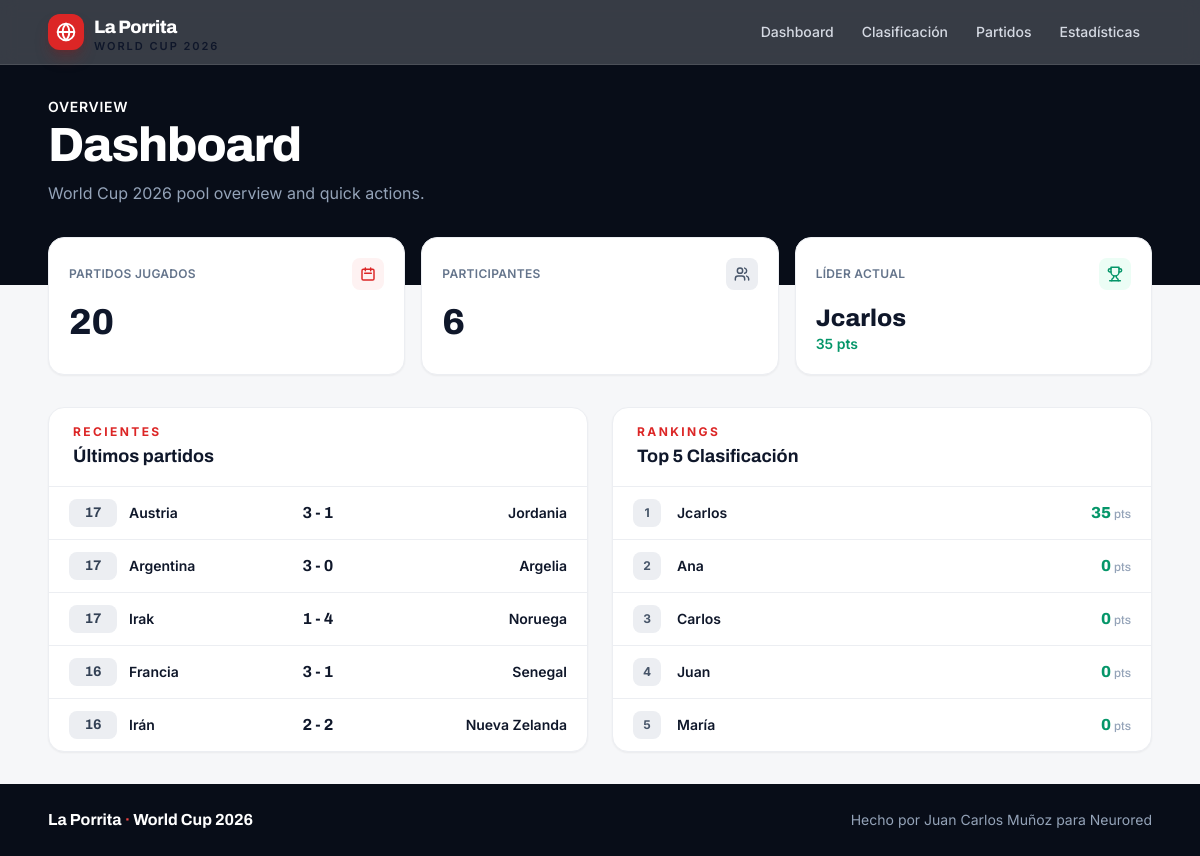
The page / on the database its author committed.
### pool/models.py (models this page shows, shortened)
class StandingSnapshot(models.Model):
    participant = models.ForeignKey(
        Participant, on_delete=models.CASCADE, related_name="standings", verbose_name="Participant"
    )
    total_points = models.DecimalField(max_digits=8, decimal_places=2, default=0, verbose_name="Total Points")
    group_stage_points = models.DecimalField(max_digits=8, decimal_places=2, default=0, verbose_name="Group Stage Points")
    knockout_points = models.DecimalField(max_digits=8, decimal_places=2, default=0, verbose_name="Knockout Points")
    special_points = models.DecimalField(max_digits=8, decimal_places=2, default=0, verbose_name="Special Points")
    exact_predictions = models.PositiveIntegerField(default=0, verbose_name="Exact Predictions")
    sign_predictions = models.PositiveIntegerField(default=0, verbose_name="Sign Predictions")
    total_predictions = models.PositiveIntegerField(default=0, verbose_name="Total Predictions")
    snapshot_date = models.DateTimeField(auto_now_add=True, verbose_name="Snapshot Date")
    class Meta:
        ordering = ["-total_points", "-exact_predictions"]
        verbose_name = "Standing"
        verbose_name_plural = "Standings"

class Participant(models.Model):
    name = models.CharField(max_length=100, verbose_name="Name")
    email = models.EmailField(blank=True, verbose_name="Email")
    avatar_url = models.URLField(blank=True, verbose_name="Avatar URL")
    created_at = models.DateTimeField(auto_now_add=True)
    class Meta:
        ordering = ["name"]
        verbose_name = "Participant"
        verbose_name_plural = "Participants"

class Match(models.Model):
    STAGE_CHOICES = [
        ("GROUP_STAGE", "Group Stage"),
        ("ROUND_OF_16", "Round of 16"),
        ("QUARTER_FINALS", "Quarter Finals"),
        ("SEMI_FINALS", "Semi Finals"),
        ("THIRD_PLACE", "Third Place"),
        ("FINAL", "Final"),
    ]
    STATUS_CHOICES = [
        ("SCHEDULED", "Scheduled"),
        ("TIMED", "Timed"),
        ("IN_PLAY", "In Play"),
        ("PAUSED", "Half Time"),
        ("FINISHED", "Finished"),
        ("POSTPONED", "Postponed"),
        ("CANCELLED", "Cancelled"),
    ]
    home_team = models.ForeignKey(
        Team, on_delete=models.CASCADE, related_name="home_matches", verbose_name="Home Team"
    )
    away_team = models.ForeignKey(
        Team, on_delete=models.CASCADE, related_name="away_matches", verbose_name="Away Team"
    )
    home_goals = models.PositiveIntegerField(null=True, blank=True, verbose_name="Home Goals")
    away_goals = models.PositiveIntegerField(null=True, blank=True, verbose_name="Away Goals")
    match_date = models.DateTimeField(verbose_name="Match Date")
    stage = models.CharField(
        max_length=20, choices=STAGE_CHOICES, default="GROUP_STAGE", verbose_name="Stage"
    )
    group_name = models.CharField(max_length=5, blank=True, verbose_name="Group")
    matchday = models.PositiveIntegerField(null=True, blank=True, verbose_name="Matchday")
    status = models.CharField(
        max_length=20, choices=STATUS_CHOICES, default="SCHEDULED", verbose_name="Status"
    )
    api_match_id = models.PositiveIntegerField(unique=True, null=True, blank=True, verbose_name="API ID")
    thesportsdb_event_id = models.PositiveIntegerField(null=True, blank=True, verbose_name="TheSportsDB Event ID")
    last_synced = models.DateTimeField(null=True, blank=True, verbose_name="Last Synced")
    last_goals_synced = models.DateTimeField(null=True, blank=True, verbose_name="Last Goals Synced")
    created_at = models.DateTimeField(auto_now_add=True)
    updated_at = models.DateTimeField(auto_now=True)
    class Meta:
        ordering = ["match_date"]
        verbose_name = "Match"
        verbose_name_plural = "Matches"

class Team(models.Model):
    name = models.CharField(max_length=100, verbose_name="Name")
    abbreviation = models.CharField(max_length=10, verbose_name="Abbreviation")
    group = models.CharField(max_length=2, verbose_name="Group")
    group_position = models.PositiveIntegerField(verbose_name="Group Position")
    flag_emoji = models.CharField(max_length=10, blank=True, verbose_name="Flag Emoji")
    fifa_code = models.CharField(max_length=10, blank=True, verbose_name="FIFA Code")
    class Meta:
        ordering = ["group", "group_position"]
        verbose_name = "Team"
        verbose_name_plural = "Teams"

### pool/views.py (the view)
# urls.py: path("", views.dashboard, name="dashboard"),
def dashboard(request):
    matches_played = Match.objects.filter(status="FINISHED").count()
    participants_count = Participant.objects.count()
    leader = StandingSnapshot.objects.select_related("participant").first()
    recent_matches = Match.objects.filter(status="FINISHED").select_related(
        "home_team", "away_team"
    ).order_by("-match_date")[:5]
    top_classified = StandingSnapshot.objects.select_related("participant").order_by(
        "-total_points"
    )[:5]
    return render(request, "pool/dashboard.html", {
        "matches_played": matches_played,
        "participants_count": participants_count,
        "leader": leader,
        "recent_matches": recent_matches,
        "top_classified": top_classified,
    })

### templates/pool/dashboard.html (shortened to what this page needs)
{% extends "base.html" %}
{% block content %}
<section class="bg-ink-950 text-white">
    <div class="max-w-6xl mx-auto px-4 sm:px-6 pt-8 pb-20">
        <p class="text-brand-400 font-semibold text-sm uppercase tracking-wider mb-1">Overview</p>
        <h1 class="font-heading font-extrabold text-4xl sm:text-5xl tracking-tight">Dashboard</h1>
        <p class="mt-3 text-ink-400 max-w-2xl">World Cup 2026 pool overview and quick actions.</p>
    </div>
</section>
<section class="max-w-6xl mx-auto px-4 sm:px-6 -mt-12 relative z-10">
    <div class="grid grid-cols-2 lg:grid-cols-3 gap-3 sm:gap-4">
        <div class="bg-white rounded-2xl border border-ink-100 shadow-sm p-5 flex flex-col">
            <div class="flex items-center justify-between">
                <span class="text-xs font-semibold uppercase tracking-wide text-ink-500">Partidos jugados</span>
                <span class="inline-flex items-center justify-center w-8 h-8 rounded-lg bg-brand-50 text-brand-600">
                    <svg xmlns="http://www.w3.org/2000/svg" width="16" height="16" viewBox="0 0 24 24" fill="none" stroke="currentColor" stroke-width="2.2" stroke-linecap="round" stroke-linejoin="round"><path d="M8 7V3m8 4V3m-9 8h10M5 21h14a2 2 0 002-2V7a2 2 0 00-2-2H5a2 2 0 00-2 2v12a2 2 0 002 2z"/></svg>
                </span>
            </div>
            <p class="mt-3 font-heading font-extrabold text-3xl sm:text-4xl text-ink-900 tabular">{{ matches_played }}</p>
        </div>
        <div class="bg-white rounded-2xl border border-ink-100 shadow-sm p-5 flex flex-col">
            <div class="flex items-center justify-between">
                <span class="text-xs font-semibold uppercase tracking-wide text-ink-500">Participantes</span>
                <span class="inline-flex items-center justify-center w-8 h-8 rounded-lg bg-ink-100 text-ink-600">
                </span>
            </div>
            <p class="mt-3 font-heading font-extrabold text-3xl sm:text-4xl text-ink-900 tabular">{{ participants_count }}</p>
        </div>
        <div class="bg-white rounded-2xl border border-ink-100 shadow-sm p-5 flex flex-col">
            <div class="flex items-center justify-between">
                <span class="text-xs font-semibold uppercase tracking-wide text-ink-500">Líder actual</span>
                <span class="inline-flex items-center justify-center w-8 h-8 rounded-lg bg-emerald-50 text-emerald-600">
                </span>
            </div>
            {% if leader %}
            <p class="mt-3 font-heading font-extrabold text-2xl text-ink-900">{{ leader.participant.name }}</p>
            <p class="text-sm font-semibold text-emerald-600">{{ leader.total_points|floatformat:"0" }} pts</p>
            {% else %}
            <p class="mt-3 font-heading font-extrabold text-3xl text-ink-300 tabular">—</p>
            {% endif %}
        </div>
    </div>
</section>
<section class="max-w-6xl mx-auto px-4 sm:px-6 py-8">
    <div class="grid grid-cols-1 lg:grid-cols-2 gap-6">
        <div class="bg-white rounded-2xl border border-ink-100 shadow-sm overflow-hidden">
            <div class="px-5 sm:px-6 py-4 border-b border-ink-100">
                <p class="text-xs font-bold uppercase tracking-[0.2em] text-brand-600">Recientes</p>
                <h2 class="mt-0.5 font-heading font-bold text-lg text-ink-900">Últimos partidos</h2>
            </div>
            <div class="divide-y divide-ink-100">
                {% for match in recent_matches %}
                <div class="grid grid-cols-[1fr_auto_1fr] items-center gap-4 px-5 py-3 hover:bg-ink-50/70 transition-colors">
                    <div class="flex items-center gap-3 min-w-0">
                        <span class="inline-flex items-center justify-center w-12 py-1 rounded-lg bg-ink-100 text-ink-700 shrink-0">
                            <span class="font-heading font-bold text-sm tabular">{{ match.match_date|date:"d" }}</span>
                        </span>
                        <span class="font-semibold text-ink-900 text-sm truncate">{{ match.home_team.name }}</span>
                    </div>
                    <span class="font-heading font-bold text-ink-900 tabular shrink-0">{{ match.home_goals }} - {{ match.away_goals }}</span>
                    <span class="font-semibold text-ink-900 text-sm truncate text-right">{{ match.away_team.name }}</span>
                </div>
                {% empty %}
                <div class="px-5 py-8 text-center text-ink-400 text-sm">No hay partidos recientes</div>
                {% endfor %}
            </div>
        </div>
        <div class="bg-white rounded-2xl border border-ink-100 shadow-sm overflow-hidden">
            <div class="px-5 sm:px-6 py-4 border-b border-ink-100">
                <p class="text-xs font-bold uppercase tracking-[0.2em] text-brand-600">Rankings</p>
                <h2 class="mt-0.5 font-heading font-bold text-lg text-ink-900">Top 5 Clasificación</h2>
            </div>
            <div class="divide-y divide-ink-100">
                {% for standing in top_classified %}
                <div class="grid grid-cols-[auto_1fr_auto] items-center gap-4 px-5 py-3 hover:bg-ink-50/70 transition-colors">
                    <span class="inline-flex items-center justify-center w-7 h-7 rounded-lg bg-ink-100 text-xs font-bold text-ink-600 shrink-0">{{ forloop.counter }}</span>
                    <a href="{% url 'pool:player_detail' standing.participant.pk %}" class="font-semibold text-ink-900 text-sm hover:text-brand-600 transition-colors truncate">{{ standing.participant.name }}</a>
                    <span class="font-heading font-extrabold text-emerald-600 tabular shrink-0">{{ standing.total_points|floatformat:"0" }} <span class="text-xs text-ink-400 font-medium">pts</span></span>
                </div>
                {% empty %}
                <div class="px-5 py-8 text-center text-ink-400 text-sm">No hay datos de clasificación</div>
                {% endfor %}
            </div>
        </div>
    </div>
</section>
{% endblock %}

### templates/base.html (shortened to what this page needs)
<!DOCTYPE html>
<html lang="en">
<head>
    <script src="https://cdn.tailwindcss.com"></script>
</head>
<body class="bg-ink-50 text-ink-900 font-sans min-h-screen flex flex-col antialiased">
    <header class="sticky top-0 z-40 bg-ink-950/95 backdrop-blur supports-[backdrop-filter]:bg-ink-950/80 border-b border-white/10">
        <nav class="max-w-6xl mx-auto px-4 sm:px-6">
            <div class="flex items-center justify-between h-16">
                <a href="{% url 'pool:dashboard' %}" class="flex items-center gap-2.5 group">
                    <span class="inline-flex items-center justify-center w-9 h-9 rounded-xl bg-brand-600 text-white shadow-lg shadow-brand-900/40 group-hover:scale-105 transition-transform">
                        <svg xmlns="http://www.w3.org/2000/svg" width="20" height="20" viewBox="0 0 24 24" fill="none" stroke="currentColor" stroke-width="2.2" stroke-linecap="round" stroke-linejoin="round"><circle cx="12" cy="12" r="10"/><path d="M12 2a14.5 14.5 0 0 0 0 20 14.5 14.5 0 0 0 0-20"/><path d="M2 12h20"/></svg>
                    </span>
                    <span class="flex flex-col leading-none">
                        <span class="font-heading font-extrabold text-white text-lg tracking-tight">La Porrita</span>
                        <span class="text-[11px] font-semibold uppercase tracking-[0.18em] text-brand-400">World Cup 2026</span>
                    </span>
                </a>
                <div class="hidden md:flex items-center gap-1">
                    <a href="{% url 'pool:dashboard' %}" class="px-3 py-2 rounded-lg text-sm font-medium text-ink-200 hover:text-white hover:bg-white/10 transition-colors">Dashboard</a>
                    <a href="{% url 'pool:classification' %}" class="px-3 py-2 rounded-lg text-sm font-medium text-ink-200 hover:text-white hover:bg-white/10 transition-colors">Clasificación</a>
                    <a href="{% url 'pool:matches' %}" class="px-3 py-2 rounded-lg text-sm font-medium text-ink-200 hover:text-white hover:bg-white/10 transition-colors">Partidos</a>
                    <a href="{% url 'pool:stats' %}" class="px-3 py-2 rounded-lg text-sm font-medium text-ink-200 hover:text-white hover:bg-white/10 transition-colors">Estadísticas</a>
                </div>
            </div>
        </nav>
    </header>
    <main class="flex-1">
        {% block content %}{% endblock %}
    </main>
    <footer class="bg-ink-950 text-ink-400 py-6 mt-auto">
        <div class="max-w-6xl mx-auto px-4 sm:px-6 flex flex-col sm:flex-row items-center justify-between gap-2">
            <p class="font-heading font-bold text-white">La Porrita <span class="text-brand-500">·</span> World Cup 2026</p>
            <p class="text-sm">Hecho por Juan Carlos Muñoz para Neurored</p>
        </div>
    </footer>
</body>
</html>

### templates/base.html (style rules this page uses)
html { scroll-behavior: smooth; }
body { font-feature-settings: "cv11", "ss01"; }
.tabular { font-variant-numeric: tabular-nums; }

### rows shown on the page
StandingSnapshot: participant.name "Jcarlos", total_points "35"
Match: match_date "17", home_team.name "Austria", home_goals "3", away_goals "1", away_team.name "Jordania"
Match: match_date "17", home_team.name "Argentina", home_goals "3", away_goals "0", away_team.name "Argelia"
Match: match_date "17", home_team.name "Irak", home_goals "1", away_goals "4", away_team.name "Noruega"
Match: match_date "16", home_team.name "Francia", home_goals "3", away_goals "1", away_team.name "Senegal"
Match: match_date "16", home_team.name "Irán", home_goals "2", away_goals "2", away_team.name "Nueva Zelanda"
StandingSnapshot: participant.name "Ana", total_points "0"
StandingSnapshot: participant.name "Carlos", total_points "0"
StandingSnapshot: participant.name "Juan", total_points "0"
StandingSnapshot: participant.name "María", total_points "0"

### other values the page prints
{{ matches_played }} "20"
{{ participants_count }} "6"
